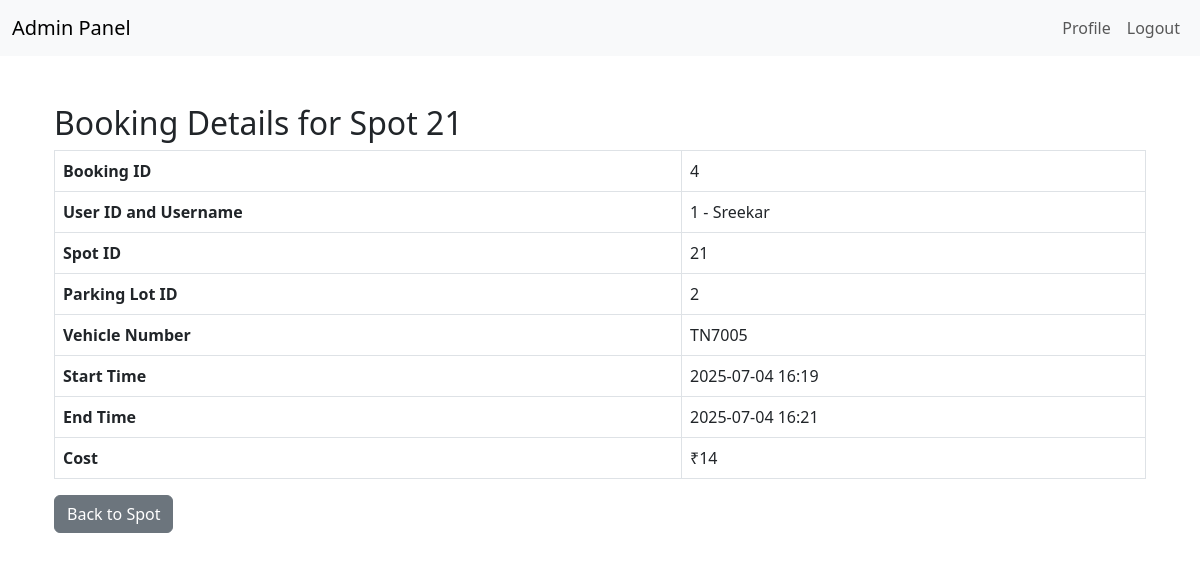
/admin/spot/21/booking (signed in), run on an earlier commit of the app's database.
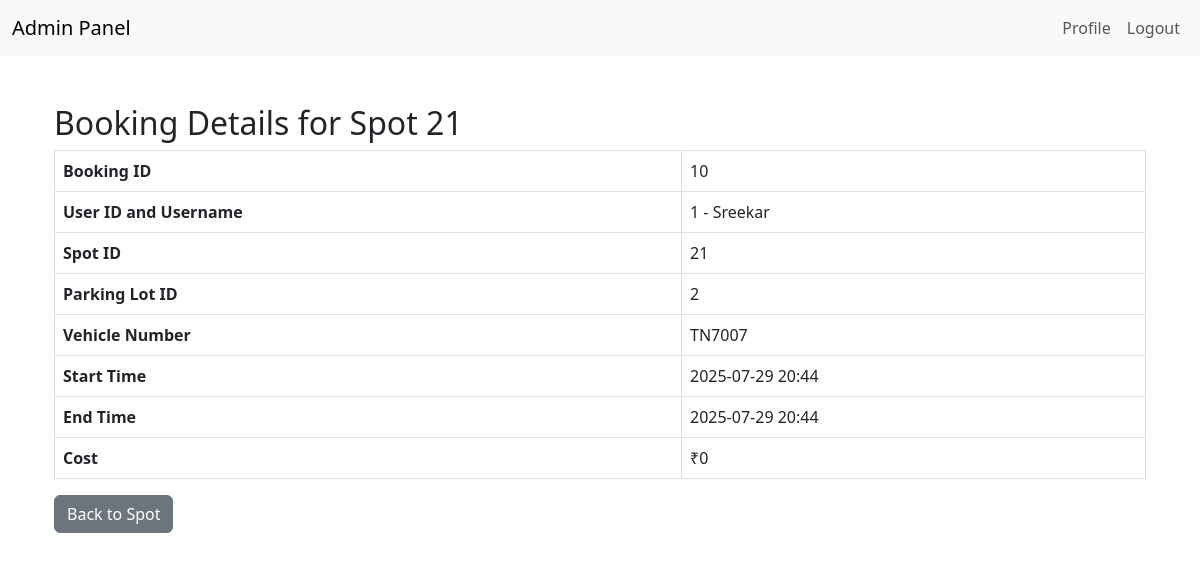
And on a later commit of the database.
### applications/models.py (models this page shows)
class Booking(db.Model):
    __tablename__ = "Booking"
    id = db.Column(db.Integer, autoincrement = True, primary_key = True )
    user_id = db.Column(db.Integer, db.ForeignKey("User.id"), nullable = False )
    parking_spot_id = db.Column(db.Integer, db.ForeignKey("Parking_spot.id"), nullable = False )
    vehicle_number = db.Column(db.String(20), nullable = False )
    start_time = db.Column(db.DateTime, nullable = False )
    end_time = db.Column(db.DateTime, nullable = False )
    cost = db.Column(db.Integer, nullable = False )
    user = db.relationship("User", backref=db.backref("bookings", lazy=True, cascade ="all, delete"))
    parking_spot = db.relationship("Parking_spot", backref=db.backref("bookings", lazy=True, cascade ="all, delete"))

### applications/routes.py (the view)
@app.route('/admin/spot/<int:spot_id>/booking')
def spot_booking(spot_id):
    if 'admin_id' not in session:
        flash('You need to log in as an admin first.', 'error')
        return redirect(url_for('login'))
    spot = Parking_spot.query.get_or_404(spot_id)
    booking = Booking.query.filter_by(parking_spot_id=spot.id).order_by(Booking.start_time.desc()).first()
    if not booking:
        flash("No booking found for this spot.", "warning")
        return redirect(url_for('view_spot', spot_id=spot.id))
    user = User.query.get(booking.user_id)
    return render_template('admin/spot_booking.html', booking=booking, user=user, spot=spot)

### templates/admin/spot_booking.html
{% extends 'base.html' %}
{% block content %}
<div class="container mt-5">
  <h2>Booking Details for Spot {{ spot.id }}</h2>
  <table class="table table-bordered">
    <tr>
      <th>Booking ID</th>
      <td>{{ booking.id }}</td>
    </tr>
    <tr>
      <th>User ID and Username</th>
      <td>{{ booking.user_id }} - {{ user.full_name }}</td>
    </tr>
    <tr>
      <th>Spot ID</th>
      <td>{{ booking.parking_spot_id }}</td>
    </tr>
    <tr>
      <th>Parking Lot ID</th>
      <td>{{ booking.parking_spot.parking_lot_id }}</td>
    </tr>
    <tr>
      <th>Vehicle Number</th>
      <td>{{ booking.vehicle_number }}</td>
    <tr>
      <th>Start Time</th>
      <td>{{ booking.start_time.strftime('%Y-%m-%d %H:%M') }}</td>
    </tr>
    <tr>
      <th>End Time</th>
      <td>{{ booking.end_time.strftime('%Y-%m-%d %H:%M') }}</td>
    </tr>
    <tr>
      <th>Cost</th>
      <td>₹{{ booking.cost }}</td>
    </tr>
  </table>
  <a href="{{ url_for('view_spot', spot_id=spot.id) }}" class="btn btn-secondary">Back to Spot</a>
</div>
{% endblock %}

What changed in the data, as far as the page shows it:
no longer on this page (row unchanged): Booking: id "4", user_id "1", parking_spot_id "21", vehicle_number "TN7005", start_time "2025-07-04 16:19", end_time "2025-07-04 16:21", cost "14"
added Booking: id "10", user_id "1", parking_spot_id "21", vehicle_number "TN7007", start_time "2025-07-29 20:44", end_time "2025-07-29 20:44", cost "0"
